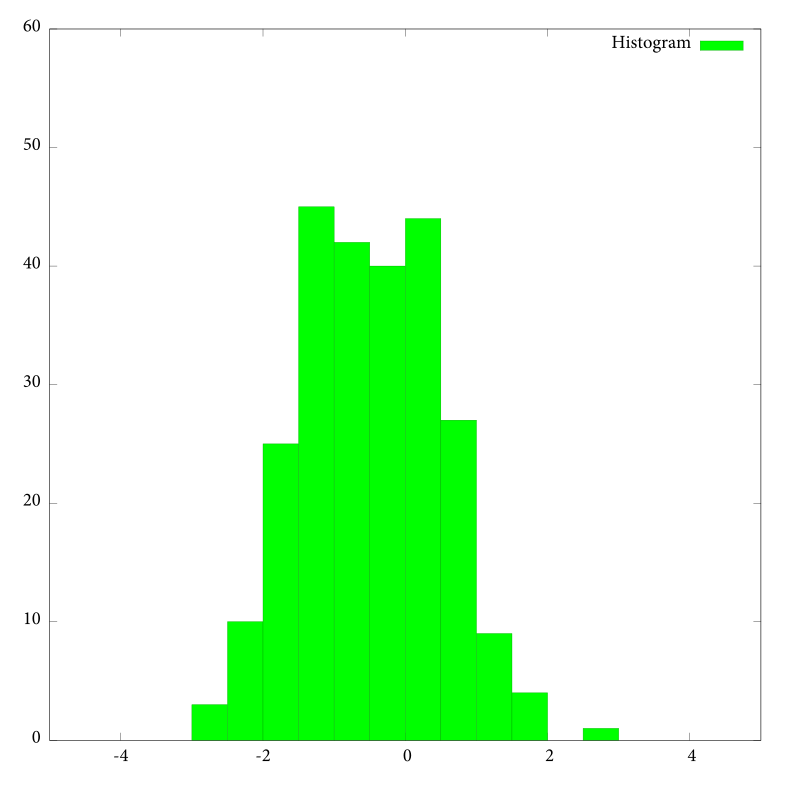

Recreate this plot in gnuplot.
f(x) = a*x + b
g(x) = x 

set terminal pdf size 20cm, 20cm font "Minion Pro, 20" 
n=20 #number of intervals
max=5. #max value
min=-5. #min value
width=(max-min)/n #interval width
#function used to map a value to the intervals
hist(x,width)=width*floor(x/width)+width/2.0
set boxwidth width

set style line 1 lt 1 lc rgb "blue"


set xrange [-5:5]
set yrange [0:60]
set size ratio 1
set style fill solid border rgb "#00A000"
plot 'amos.out' using (hist($3,width)):(1.0) smooth frequency with boxes lc rgb "green" title 'Histogram'
